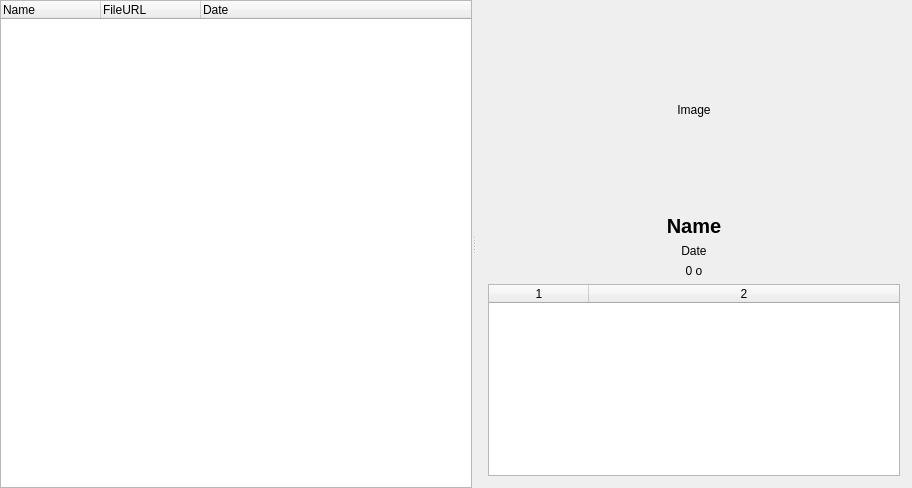
<?xml version="1.0" encoding="UTF-8"?>
<ui version="4.0">
 <class>Dialog</class>
 <widget class="QDialog" name="Dialog">
  <property name="geometry">
   <rect>
    <x>0</x>
    <y>0</y>
    <width>912</width>
    <height>488</height>
   </rect>
  </property>
  <property name="windowTitle">
   <string>Dialog</string>
  </property>
  <layout class="QHBoxLayout" name="horizontalLayout">
   <property name="leftMargin">
    <number>0</number>
   </property>
   <property name="topMargin">
    <number>0</number>
   </property>
   <property name="rightMargin">
    <number>0</number>
   </property>
   <property name="bottomMargin">
    <number>0</number>
   </property>
   <item>
    <widget class="QSplitter" name="splitter">
     <property name="orientation">
      <enum>Qt::Horizontal</enum>
     </property>
     <widget class="QTreeWidget" name="treeWidget">
      <property name="sizePolicy">
       <sizepolicy hsizetype="Minimum" vsizetype="Minimum">
        <horstretch>0</horstretch>
        <verstretch>0</verstretch>
       </sizepolicy>
      </property>
      <property name="minimumSize">
       <size>
        <width>472</width>
        <height>387</height>
       </size>
      </property>
      <property name="maximumSize">
       <size>
        <width>16777215</width>
        <height>16777215</height>
       </size>
      </property>
      <property name="acceptDrops">
       <bool>false</bool>
      </property>
      <property name="animated">
       <bool>false</bool>
      </property>
      <column>
       <property name="text">
        <string>Name</string>
       </property>
      </column>
      <column>
       <property name="text">
        <string>FileURL</string>
       </property>
      </column>
      <column>
       <property name="text">
        <string>Date</string>
       </property>
      </column>
     </widget>
     <widget class="QWidget" name="verticalWidget" native="true">
      <property name="minimumSize">
       <size>
        <width>327</width>
        <height>387</height>
       </size>
      </property>
      <layout class="QVBoxLayout" name="verticalLayout">
       <property name="leftMargin">
        <number>12</number>
       </property>
       <property name="topMargin">
        <number>12</number>
       </property>
       <property name="rightMargin">
        <number>12</number>
       </property>
       <property name="bottomMargin">
        <number>12</number>
       </property>
       <item>
        <widget class="QLabel" name="thumbnailLabel">
         <property name="sizePolicy">
          <sizepolicy hsizetype="Minimum" vsizetype="Minimum">
           <horstretch>0</horstretch>
           <verstretch>0</verstretch>
          </sizepolicy>
         </property>
         <property name="minimumSize">
          <size>
           <width>0</width>
           <height>0</height>
          </size>
         </property>
         <property name="maximumSize">
          <size>
           <width>16777215</width>
           <height>16777215</height>
          </size>
         </property>
         <property name="layoutDirection">
          <enum>Qt::LeftToRight</enum>
         </property>
         <property name="text">
          <string>Image</string>
         </property>
         <property name="alignment">
          <set>Qt::AlignCenter</set>
         </property>
         <property name="wordWrap">
          <bool>false</bool>
         </property>
        </widget>
       </item>
       <item>
        <widget class="QLabel" name="nameLabel">
         <property name="sizePolicy">
          <sizepolicy hsizetype="Minimum" vsizetype="Maximum">
           <horstretch>0</horstretch>
           <verstretch>0</verstretch>
          </sizepolicy>
         </property>
         <property name="font">
          <font>
           <pointsize>15</pointsize>
           <weight>75</weight>
           <bold>true</bold>
          </font>
         </property>
         <property name="text">
          <string>Name</string>
         </property>
         <property name="alignment">
          <set>Qt::AlignHCenter|Qt::AlignTop</set>
         </property>
         <property name="margin">
          <number>0</number>
         </property>
        </widget>
       </item>
       <item>
        <widget class="QLabel" name="dateLabel">
         <property name="sizePolicy">
          <sizepolicy hsizetype="Minimum" vsizetype="Maximum">
           <horstretch>0</horstretch>
           <verstretch>0</verstretch>
          </sizepolicy>
         </property>
         <property name="text">
          <string>Date</string>
         </property>
         <property name="alignment">
          <set>Qt::AlignCenter</set>
         </property>
        </widget>
       </item>
       <item>
        <widget class="QLabel" name="sizeLabel">
         <property name="sizePolicy">
          <sizepolicy hsizetype="Minimum" vsizetype="Maximum">
           <horstretch>0</horstretch>
           <verstretch>0</verstretch>
          </sizepolicy>
         </property>
         <property name="text">
          <string>0 o</string>
         </property>
         <property name="alignment">
          <set>Qt::AlignHCenter|Qt::AlignTop</set>
         </property>
         <property name="margin">
          <number>0</number>
         </property>
        </widget>
       </item>
       <item>
        <widget class="QTableWidget" name="tableWidget">
         <property name="sizePolicy">
          <sizepolicy hsizetype="Minimum" vsizetype="Maximum">
           <horstretch>0</horstretch>
           <verstretch>0</verstretch>
          </sizepolicy>
         </property>
         <property name="columnCount">
          <number>2</number>
         </property>
         <attribute name="horizontalHeaderShowSortIndicator" stdset="0">
          <bool>false</bool>
         </attribute>
         <attribute name="horizontalHeaderStretchLastSection">
          <bool>true</bool>
         </attribute>
         <attribute name="verticalHeaderVisible">
          <bool>false</bool>
         </attribute>
         <column/>
         <column/>
        </widget>
       </item>
      </layout>
     </widget>
    </widget>
   </item>
  </layout>
 </widget>
 <resources>
  <include location="database.qrc"/>
 </resources>
 <connections/>
</ui>
